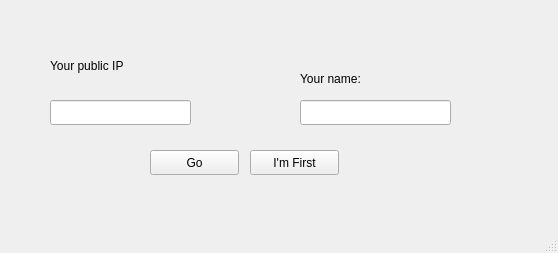
<?xml version="1.0" encoding="UTF-8"?>
<ui version="4.0">
 <class>MainWindow</class>
 <widget class="QMainWindow" name="MainWindow">
  <property name="geometry">
   <rect>
    <x>0</x>
    <y>0</y>
    <width>558</width>
    <height>253</height>
   </rect>
  </property>
  <property name="windowTitle">
   <string>MainWindow</string>
  </property>
  <widget class="QWidget" name="centralwidget">
   <widget class="QPushButton" name="goButton">
    <property name="geometry">
     <rect>
      <x>150</x>
      <y>150</y>
      <width>89</width>
      <height>25</height>
     </rect>
    </property>
    <property name="text">
     <string>Go</string>
    </property>
   </widget>
   <widget class="QLineEdit" name="ipLine">
    <property name="geometry">
     <rect>
      <x>50</x>
      <y>100</y>
      <width>141</width>
      <height>25</height>
     </rect>
    </property>
   </widget>
   <widget class="QLabel" name="label">
    <property name="geometry">
     <rect>
      <x>50</x>
      <y>40</y>
      <width>281</width>
      <height>51</height>
     </rect>
    </property>
    <property name="text">
     <string>Your public IP</string>
    </property>
   </widget>
   <widget class="QPushButton" name="firstButton">
    <property name="geometry">
     <rect>
      <x>250</x>
      <y>150</y>
      <width>89</width>
      <height>25</height>
     </rect>
    </property>
    <property name="text">
     <string>I'm First</string>
    </property>
   </widget>
   <widget class="QLabel" name="label_2">
    <property name="geometry">
     <rect>
      <x>300</x>
      <y>70</y>
      <width>101</width>
      <height>17</height>
     </rect>
    </property>
    <property name="text">
     <string>Your name:</string>
    </property>
   </widget>
   <widget class="QLineEdit" name="nameLine">
    <property name="geometry">
     <rect>
      <x>300</x>
      <y>100</y>
      <width>151</width>
      <height>25</height>
     </rect>
    </property>
   </widget>
  </widget>
  <widget class="QMenuBar" name="menubar">
   <property name="geometry">
    <rect>
     <x>0</x>
     <y>0</y>
     <width>558</width>
     <height>22</height>
    </rect>
   </property>
  </widget>
  <widget class="QStatusBar" name="statusbar"/>
 </widget>
 <resources/>
 <connections/>
</ui>
